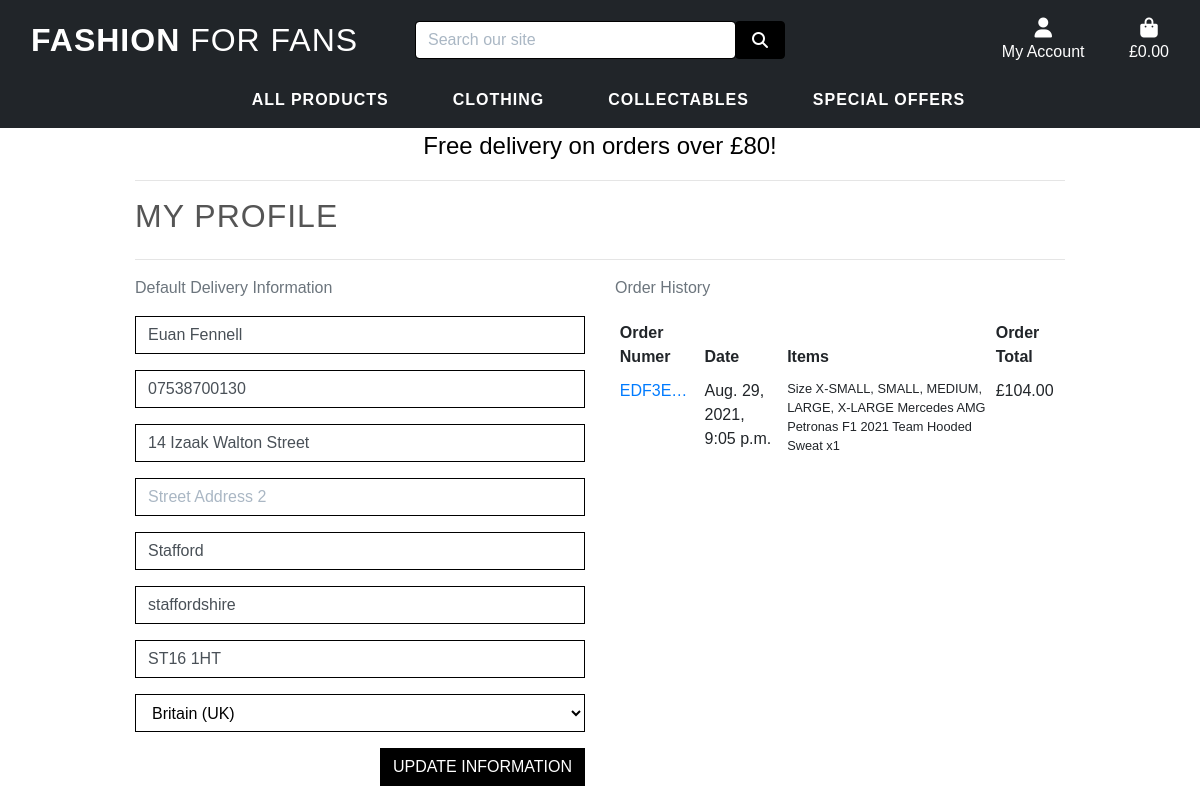
The page /profile/ (signed in) on the database as committed earlier.
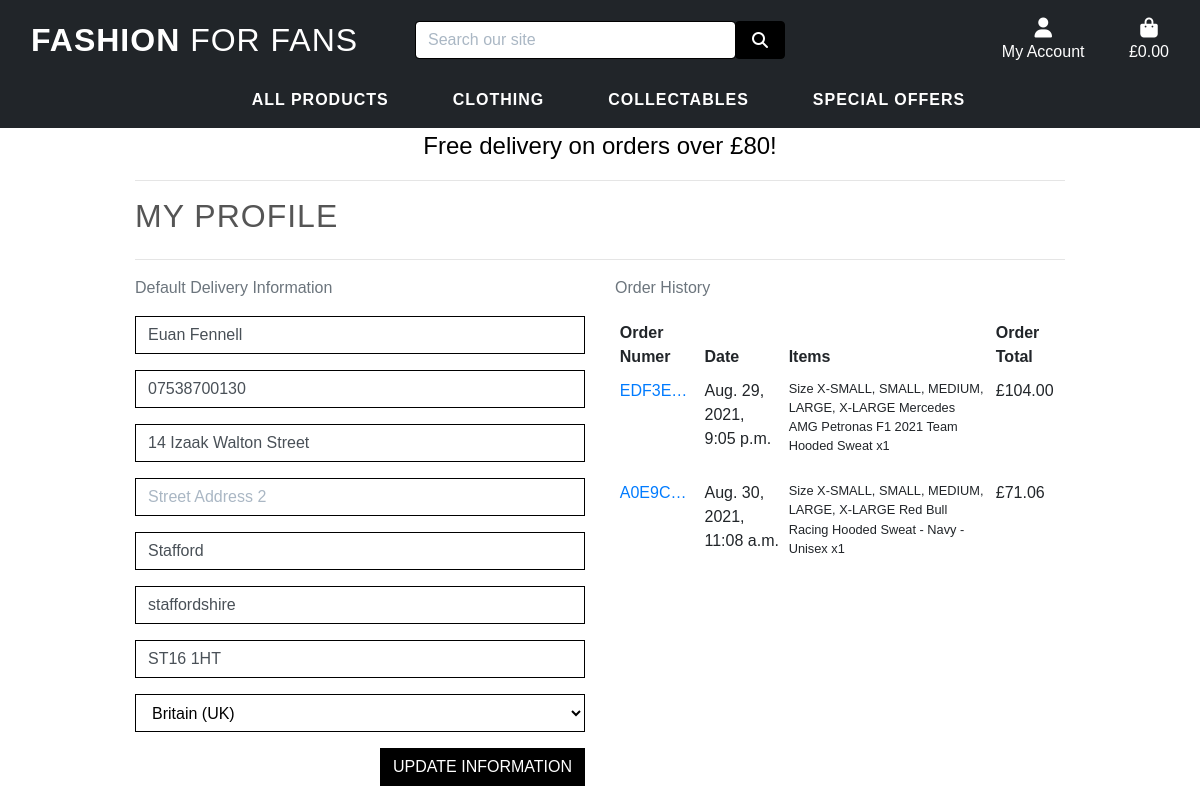
The same page on the database as committed later.
### profiles/models.py (models this page shows, shortened)
class UserProfile(models.Model):
    user = models.OneToOneField(User, on_delete=models.CASCADE)
    default_full_name = models.CharField(max_length=80, null=True, blank=True)
    default_phone_number = models.CharField(max_length=20, null=True, blank=True)
    default_street_address1 = models.CharField(max_length=80, null=True, blank=True)
    default_street_address2 = models.CharField(max_length=80, null=True, blank=True)
    default_town_or_city = models.CharField(max_length=40, null=True, blank=True)
    default_county = models.CharField(max_length=80, null=True, blank=True)
    default_postcode = models.CharField(max_length=20, null=True, blank=True)
    default_country = CountryField(blank_label='Country ', null=True, blank=True)

### checkout/models.py (models this page shows, shortened)
class Order(models.Model):
    order_number = models.CharField(max_length=32, null=False, editable=False)
    user_profile = models.ForeignKey(UserProfile, on_delete=models.SET_NULL,
                                     null=True, blank=True,
                                     related_name='orders')
    full_name = models.CharField(max_length=50, null=False, blank=False)
    email = models.EmailField(max_length=254, null=False, blank=False)
    phone_number = models.CharField(max_length=20, null=False, blank=False)
    country = CountryField(blank_label='Country *', null=False, blank=False)
    postcode = models.CharField(max_length=20, null=True, blank=True)
    town_or_city = models.CharField(max_length=40, null=False, blank=False)
    street_address1 = models.CharField(max_length=80, null=False, blank=False)
    street_address2 = models.CharField(max_length=80, null=True, blank=True)
    county = models.CharField(max_length=80, null=True, blank=True)
    date = models.DateTimeField(auto_now_add=True)
    delivery_cost = models.DecimalField(max_digits=6, decimal_places=2,
                                        null=False, default=0)
    order_total = models.DecimalField(max_digits=10, decimal_places=2,
                                      null=False, default=0)
    grand_total = models.DecimalField(max_digits=10, decimal_places=2,
                                      null=False, default=0)
    original_bag = models.TextField(null=False, blank=False, default='')
    stripe_pid = models.CharField(max_length=254, null=False,
                                  blank=False, default='')

class OrderLineItem(models.Model):
    order = models.ForeignKey(Order, null=False, blank=False, on_delete=models.CASCADE, related_name='lineitems')
    product = models.ForeignKey(Product, null=False, blank=False, on_delete=models.CASCADE)
    product_size = models.CharField(max_length=2, null=True, blank=True)  # XS, S, M, L, XL
    quantity = models.IntegerField(null=False, blank=False, default=0)
    lineitem_total = models.DecimalField(max_digits=6, decimal_places=2, null=False, blank=False, editable=False)

### products/models.py (models this page shows, shortened)
class Product(models.Model):
    Sizes = (('XS', 'X-Small'), ('S', 'Small'), ('M', 'Medium'),
             ('L', 'Large'), ('XL', 'X-Large'))
    category = models.ForeignKey('Category', null=True, blank=True, on_delete=models.SET_NULL)
    team = models.ForeignKey('Team', null=True, blank=True, on_delete=models.SET_NULL)
    sku = models.CharField(max_length=254, null=True, blank=True)
    name = models.CharField(max_length=254)
    description = models.TextField()
    has_sizes = models.BooleanField(default=False, null=True, blank=True)
    size = MultiSelectField(choices=Sizes, null=True, blank=True)
    price = models.DecimalField(max_digits=6, decimal_places=2)
    rating = models.DecimalField(max_digits=6, decimal_places=2, null=True, blank=True)
    image_url = models.URLField(max_length=1024, null=True, blank=True)
    image = models.ImageField(null=True, blank=True)

### profiles/views.py (the view)
# urls.py: path('profile/', include('profiles.urls')),
def profile(request):
    profile = get_object_or_404(UserProfile, user=request.user)
    if request.method == 'POST':
        form = UserProfileForm(request.POST, instance=profile)
        if form.is_valid():
            form.save()
            messages.success(request, 'Profile updated seccessfully')
    form = UserProfileForm(instance=profile)
    orders = profile.orders.all()
    template = 'profiles/profile.html'
    context = {
        'form': form,
        'orders': orders,
        'on_profile_page': True,
    }
    return render(request, template, context)

### profiles/forms.py
class UserProfileForm(forms.ModelForm):
    class Meta:
        model = UserProfile
        exclude = ('user',)
    def __init__(self, *args, **kwargs):
        super().__init__(*args, **kwargs)
        placeholders = {
            'default_full_name': 'Full Name',
            'default_phone_number': 'Phone Number',
            'default_street_address1': 'Street Address 1',
            'default_street_address2': 'Street Address 2',
            'default_town_or_city': 'Town or City',
            'default_postcode': 'Postal Code',
            'default_county': 'County, State or Locality',
        }
        self.fields['default_phone_number'].widget.attrs['autofocus'] = True
        for field in self.fields:
            if field != 'default_country':
                if self.fields[field].required:
                    placeholder = f'{placeholders[field]} *'
                else:
                    placeholder = placeholders[field]
                self.fields[field].widget.attrs['placeholder'] = placeholder
            self.fields[field].widget.attrs['class'] = 'border-black rounded-0 profile-form-input'
            self.fields[field].label = False

### bag/contexts.py (called while the page is built, shortened)
def bag_contents(request):
    bag_items = []
    total = 0
    product_count = 0
    bag = request.session.get('bag', {})
    if total < settings.FREE_DELIVERY_THRESHOLD:
        delivery = total * Decimal(settings.STANDARD_DELIVERY_PERCENTAGE/100)
        free_delivery_delta = settings.FREE_DELIVERY_THRESHOLD - total
    else:
        delivery = 0
        free_delivery_delta = 0
    grand_total = delivery + total
    context = {
        'bag_items': bag_items,
        'total': total,
        'product_count': product_count,
        'delivery': delivery,
        'free_delivery_delta': free_delivery_delta,
        'free_delivery_threshold': settings.FREE_DELIVERY_THRESHOLD,
        'grand_total': grand_total,
    }
    return context

### profiles/templates/profiles/profile.html (shortened to what this page needs)
{% extends "base.html" %}
{% load static %}
{% block extra_css %}
    <link rel="stylesheet" href="{% static 'profiles/css/profile.css' %}">
{% endblock %}
{% block page_header %}
    <div class="container header-container">
    </div>
{% endblock %}
{% block content %}
    <div class="overlay"></div>
    <div class="container">
        <div class="row">
            <div class="col">
                <hr>
                <h2 class="logo-font product-title mb-4">My Profile</h2>
                <hr>
            </div>
        </div>
        <div class="row">
            <div class="col-12 col-lg-6">
                <p class="text-muted">Default Delivery Information</p>
                <form action="{% url 'profile' %}" class="mt-3" method="POST" id="profile-update-form">
                    {{ form|crispy }}
                    <button class="btn btn-outline-white rounded-0 text-uppercase float-right">Update Information</button>
                </form>
            </div>
            <div class="col-12 col-lg-6">
                <p class="text-muted">Order History</p>
                <div class="order-history table-responsive">
                    <table class="table table-sm table-borderless">
                        <thead>
                            <tr>
                                <th>Order Numer</th>
                                <th>Date</th>
                                <th>Items</th>
                                <th>Order Total</th>
                            </tr>
                        </thead>
                        <tbody>
                            {% for order in orders %}
                                <tr>
                                    <td>
                                        <a href="{% url 'order_history' order.order_number %}"
                                           title="{{ order.order_number }}">
                                           {{ order.order_number|truncatechars:6 }}
                                        </a>
                                    </td>
                                    <td>{{ order.date }}</td>
                                    <td>
                                        <ul class="list-unstyled">
                                            {% for item in order.lineitems.all %}
                                                <li class="small">
                                                    {% if item.product.has_sizes %}
                                                        Size {{ item.product.size|upper }}
                                                    {% endif %}{{ item.product.name }} x{{ item.quantity}}
                                                </li>
                                            {% endfor %}
                                        </ul>
                                    </td>
                                    <td>£{{ order.grand_total }}</td>
                                </tr>
                            {% endfor %}
                        </tbody>
                    </table>
                </div>
            </div>
        </div>
{% endblock %}

### templates/base.html (shortened to what this page needs)
{% load static %}
<!doctype html>
<html lang="en">
  <head>
    {% block corecss %}
        <link rel="stylesheet" href="https://stackpath.bootstrapcdn.com/bootstrap/4.4.1/css/bootstrap.min.css">
        <link rel="stylesheet" href="{% static 'css/base.css' %}">
    {% endblock %}
    {% block extra_css %}
    {% endblock %}
  </head>
  <body>
    <header class="container-fluid fixed-top">
        <div id="topnav" class="row pt-lg-2 d-none d-lg-flex top-nav">
            <div class="col-12 col-lg-4 my-auto py-1 py-lg-0 text-center text-lg-left">
                <a href="{% url 'home' %}" class="nav-link main-logo-link">
                    <h2 class="logo-font text-white my-0"><strong>Fashion</strong> For Fans</h2>
                </a>
            </div>
            <div class="col-12 col-lg-4 my-auto py-1 py-lg-0">
                <form method="GET" action="{% url 'products' %}">
                    <div class="input-group w-100">
                        <input class="form-control border border-black rounded" type="text" name="q" placeholder="Search our site">
                        <div class="input-group-append">
                            <button class="form-control btn btn-black border border-black rounded" type="submit">
                                <span class="icon">
                                    <i class="fas fa-search"></i>
                                </span>
                            </button>
                        </div>
                    </div>
                </form>
            </div>
            <div class="col-12 col-lg-4 my-auto py-1 py-lg-0">
                <ul class="list-inline list-unstyled text-center text-lg-right my-0">
                    <li class="list-inline-item dropdown">
                        <a class="text-white nav-link" href="#" id="user-options" data-toggle="dropdown" aria-haspopup="true" aria-expanded="false">
                            <div class="text-center">
                                <div><i class="fas fa-user fa-lg"></i></div>
                                <p class="my-0">My Account</p>
                            </div>
                        </a>
                    </li>
                    <li class="list-inline-item">
                        <a class="{% if grand_total %}text-info font-weight-bold{% else %}text-white{% endif %} nav-link" href="{% url 'view_bag' %}">
                            <div class="text-center">
                                <div><i class="fas fa-shopping-bag fa-lg"></i>
                                </div>
                                <p class="my-0">
                                    {% if grand_total %}
                                        £{{ grand_total|floatformat:2 }}
                                    {% else %}
                                        £0.00
                                    {% endif %}
                                </p>
                            </div>
                        </a>
                    </li>
                </ul>
            </div>
        </div>
        <div class="row bg-dark">
            <nav class="navbar navbar-expand-lg navbar-dark w-100">
                {% include 'includes/mobile-top-header.html' %}
                {% include 'includes/main-nav.html' %}
            </nav>
        </div>
        <div id="delivery-banner" class="row text-center">
            <div class="col bg-white text-black">
                <h4 class="logo-font-banner my-1 flash">Free delivery on orders over £{{ free_delivery_threshold }}!</h4>
            </div>
        </div>
        </header>
        {% block page_header %}
        {% endblock %}
        {% block content %}
        {% endblock %}
    </body>
</html>

### templates/includes/mobile-top-header.html (shortened to what this page needs)
<ul>
</ul>

### templates/includes/main-nav.html (shortened to what this page needs)
<div class="collapse navbar-collapse" id="main-nav">
    <ul class="navbar-nav w-auto mx-auto">
        <li class="nav-item dropdown">
            <a class="logo-font font-weight-bold nav-link text-white mr-5" href="#" id="all-products-link" data-toggle="dropdown" aria-haspopup="true" aria-expanded="false">
                All Products
            </a>
        </li>
        <li class="nav-item dropdown">
            <a class="logo-font font-weight-bold nav-link text-white mr-5" href="#" id="clothing-link" data-toggle="dropdown" aria-haspopup="true" aria-expanded="false">
                Clothing
            </a>
        </li>
        <li class="nav-item dropdown">
            <a class="logo-font font-weight-bold nav-link text-white mr-5" href="#" id="models-link" data-toggle="dropdown" aria-haspopup="true" aria-expanded="false">
                Collectables
            </a>
        </li>
        <li class="nav-item dropdown">
            <a class="logo-font font-weight-bold nav-link text-white mr-5" href="#" id="specials-link" data-toggle="dropdown" aria-haspopup="true" aria-expanded="false">
               Special Offers
            </a>
        </li>
    </ul>
</div>

### static/css/base.css (style rules this page uses)
:root { --main-font-color-dark: #555; }
html { height: 100%; }
body { background: linear-gradient(to bottom, rgba(0,0,0,0.1), rgba(0,0,0,0.1)), url('/media/homepage-image.png') no-repeat center center fixed; background-size: cover; height: calc(100vh - 164px); color: #f5f5f5; font-family: 'Monserrat', sans-serif; }
.top-nav, .navbar { background-color: #212529; }
input[name='q']::placeholder { color: #aab7c4; }
.icon { align-items: center; display: inline-flex; justify-content: center; height: 1.5rem; width: 1.5rem; }
.logo-font { text-transform: uppercase; letter-spacing: 1px; }
.main-logo-link { width: fit-content; }
.flash { color:#000; -webkit-animation: flash linear 1s infinite; animation: flash linear 1s infinite; }
.btn-black { background: black; color: white; }
.btn-outline-white { background: black; color: white !important; border: 1px solid black; }
.text-black { color: #000 !important; }
.border-black { border: 1px solid black !important; }
.overlay { height: 100%; width: 100%; top: 0; left: 0; position: fixed; background: #fff; z-index: -1; }
.product-title { color: #555; text-transform: uppercase; letter-spacing: 1px; }
@media (min-width: 1200px) { .container { max-width: 80%; } }
@media (min-width: 992px) { .header-container { padding-top: 164px; } }

### profiles/static/profiles/css/profile.css (style rules this page uses)
#profile-update-form input::placeholder { color: #aab7c4; }
#id_default_country, #id_default_country option:not(:first-child) { color: #000; }
.order-history { max-height: 416px; overflow-y: auto; }

Rows that differ between the two databases and show on the page:
added Order: order_number "A0E9C…", date "Aug. 30, 2021, 11:08 a.m.", grand_total "71.06"
added OrderLineItem: product.size "X-SMALL, SMALL, MEDIUM, LARGE, X-LARGE", product.name "Red Bull Racing Hooded Sweat - Navy - Unisex", quantity "1", shown under "A0E9C…"
